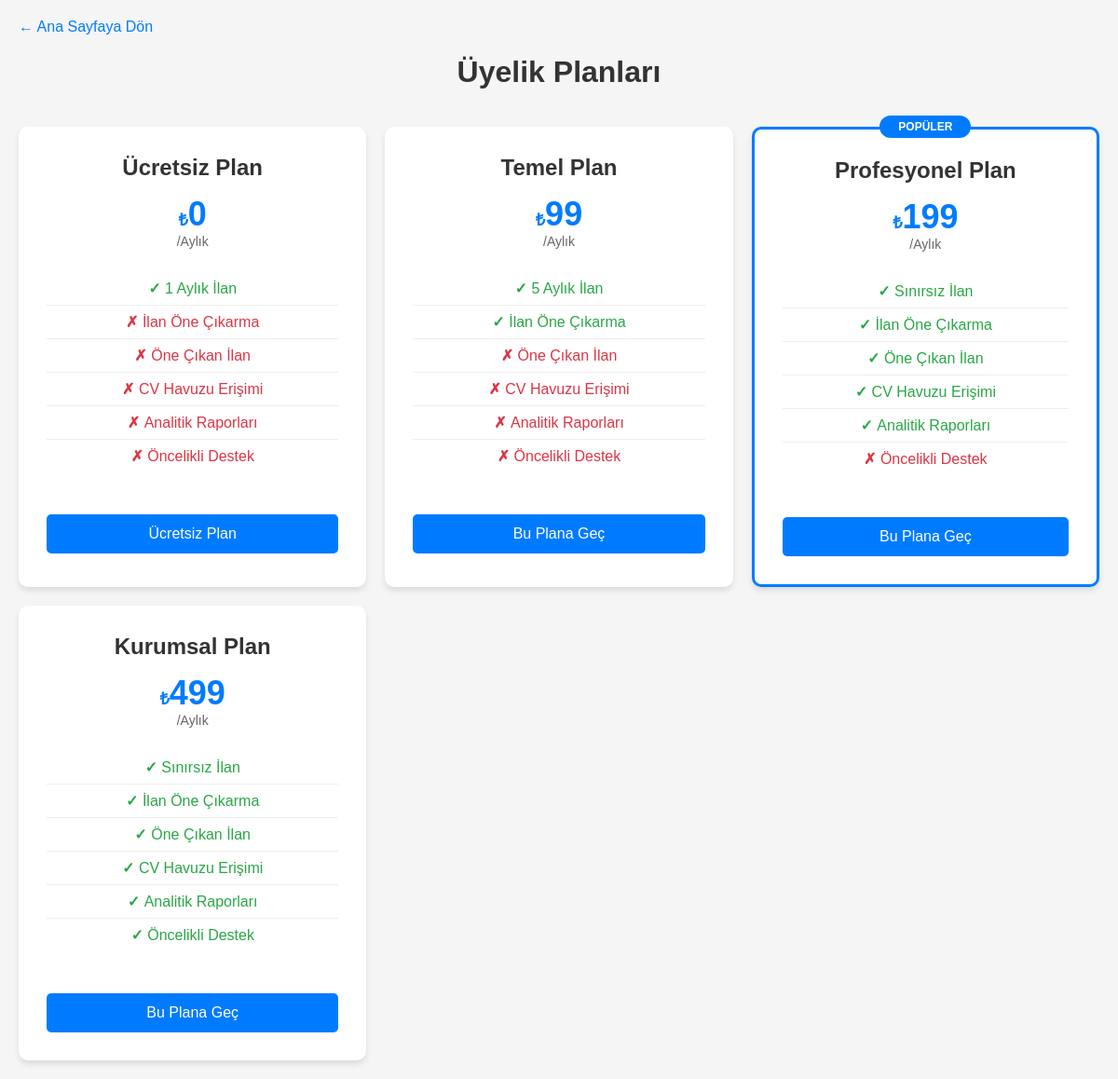
Screenshot of /memberships/plans/ (signed in) with the database file from the repository.
### apps/memberships/models.py (models this page shows, shortened)
class SubscriptionPlan(TimeStampedModel):
    PLAN_TYPE_CHOICES = (
        ('free', 'Ücretsiz'),
        ('basic', 'Temel'),
        ('pro', 'Profesyonel'),
        ('enterprise', 'Kurumsal'),
    )
    BILLING_CYCLE_CHOICES = (
        ('monthly', 'Aylık'),
        ('quarterly', '3 Aylık'),
        ('yearly', 'Yıllık'),
    )
    name = models.CharField(max_length=50, verbose_name='Plan Adı')
    plan_type = models.CharField(
        max_length=20,
        choices=PLAN_TYPE_CHOICES,
        unique=True,
        verbose_name='Plan Tipi'
    )
    price = models.DecimalField(
        max_digits=10,
        decimal_places=2,
        default=0,
        verbose_name='Fiyat'
    )
    billing_cycle = models.CharField(
        max_length=20,
        choices=BILLING_CYCLE_CHOICES,
        default='monthly',
        verbose_name='Faturalama Döngüsü'
    )
    max_job_posts = models.PositiveIntegerField(
        default=1,
        verbose_name='Maksimum İlan Sayısı'
    )
    can_highlight_jobs = models.BooleanField(
        default=False,
        verbose_name='İlan Öne Çıkarma'
    )
    can_feature_jobs = models.BooleanField(
        default=False,
        verbose_name='Öne Çıkan İlan'
    )
    cv_pool_access = models.BooleanField(
        default=False,
        verbose_name='CV Havuzu Erişimi'
    )
    priority_support = models.BooleanField(
        default=False,
        verbose_name='Öncelikli Destek'
    )
    analytics_access = models.BooleanField(
        default=False,
        verbose_name='Analitik Erişimi'
    )
    is_active = models.BooleanField(default=True, verbose_name='Aktif')
    sort_order = models.PositiveIntegerField(default=0, verbose_name='Sıralama')
    class Meta:
        verbose_name = 'Üyelik Planı'
        verbose_name_plural = 'Üyelik Planları'
        ordering = ['sort_order', 'price']

### apps/memberships/views.py (the view)
# urls.py: path('plans/', views.membership_plans, name='plans'),
def membership_plans(request):
    plans = SubscriptionPlan.objects.filter(is_active=True).order_by('sort_order', 'price')
    context = {
        'plans': plans,
        'current_user_plan': None
    }
    if request.user.is_authenticated:
        try:
            user_membership = UserMembership.objects.get(user=request.user)
            if user_membership.is_active():
                context['current_user_plan'] = user_membership.plan
        except UserMembership.DoesNotExist:
            pass
    return render(request, 'memberships/plans.html', context)

### templates/memberships/plans.html (shortened to what this page needs)
<!DOCTYPE html>
<html lang="tr">
<head>
</head>
<body>
    <div class="container">
        <div class="back-link">
            <a href="/">← Ana Sayfaya Dön</a>
        </div>
        <h1>Üyelik Planları</h1>
        <div class="plans-grid">
            {% for plan in plans %}
            <div class="plan-card {% if plan.plan_type == 'pro' %}featured{% endif %}">
                <h2 class="plan-name">{{ plan.name }}</h2>
                <div class="plan-price">
                    <span class="currency">₺</span>{{ plan.price|floatformat:0 }}
                    <div class="period">/{{ plan.get_billing_cycle_display }}</div>
                </div>
                <ul class="plan-features">
                    <li class="{% if plan.max_job_posts > 0 %}included{% else %}not-included{% endif %}">
                        {% if plan.max_job_posts >= 999 %}
                            Sınırsız İlan
                        {% else %}
                            {{ plan.max_job_posts }} Aylık İlan
                        {% endif %}
                    </li>
                    <li class="{% if plan.can_highlight_jobs %}included{% else %}not-included{% endif %}">
                        İlan Öne Çıkarma
                    </li>
                    <li class="{% if plan.can_feature_jobs %}included{% else %}not-included{% endif %}">
                        Öne Çıkan İlan
                    </li>
                    <li class="{% if plan.cv_pool_access %}included{% else %}not-included{% endif %}">
                        CV Havuzu Erişimi
                    </li>
                    <li class="{% if plan.analytics_access %}included{% else %}not-included{% endif %}">
                        Analitik Raporları
                    </li>
                    <li class="{% if plan.priority_support %}included{% else %}not-included{% endif %}">
                        Öncelikli Destek
                    </li>
                </ul>
                {% if user.is_authenticated %}
                    {% if current_user_plan and current_user_plan.id == plan.id %}
                        <button class="plan-button current">Mevcut Plan</button>
                    {% elif plan.plan_type != 'free' %}
                        <a href="{% url 'memberships:upgrade' plan.id %}">
                            <button class="plan-button">Bu Plana Geç</button>
                        </a>
                    {% else %}
                        <button class="plan-button" disabled>Ücretsiz Plan</button>
                    {% endif %}
                {% else %}
                    <a href="{% url 'auth:login' %}">
                        <button class="plan-button">Giriş Yapın</button>
                    </a>
                {% endif %}
            </div>
            {% endfor %}
        </div>
    </div>
</body>
</html>

### templates/memberships/plans.html (style rules this page uses)
body { font-family: Arial, sans-serif; margin: 0; padding: 20px; background: #f5f5f5; }
.container { max-width: 1200px; margin: 0 auto; }
h1 { text-align: center; color: #333; margin-bottom: 40px; }
.plans-grid { display: grid; grid-template-columns: repeat(auto-fit, minmax(280px, 1fr)); gap: 20px; }
.plan-card { background: white; border-radius: 10px; padding: 30px; box-shadow: 0 4px 6px rgba(0,0,0,0.1); text-align: center; position: relative; transition: transform 0.3s ease; }
.plan-card.featured { border: 3px solid #007bff; }
.plan-card.featured::before { content: "POPÜLER"; position: absolute; top: -15px; left: 50%; transform: translateX(-50%); background: #007bff; color: white; padding: 5px 20px; border-radius: 20px; font-size: 12px; font-weight: bold; }
.plan-name { font-size: 24px; font-weight: bold; color: #333; margin: 0 0 10px 0; }
.plan-price { font-size: 36px; font-weight: bold; color: #007bff; margin: 15px 0; }
.plan-price .currency { font-size: 18px; }
.plan-price .period { font-size: 14px; color: #666; font-weight: normal; }
.plan-features { list-style: none; padding: 0; margin: 25px 0; }
.plan-features li { padding: 8px 0; border-bottom: 1px solid #eee; color: #666; }
.plan-features li:last-child { border-bottom: none; }
.plan-features li.included { color: #28a745; }
.plan-features li.included::before { content: "✓ "; font-weight: bold; }
.plan-features li.not-included { color: #dc3545; }
.plan-features li.not-included::before { content: "✗ "; font-weight: bold; }
.plan-button { background: #007bff; color: white; border: none; padding: 12px 30px; border-radius: 5px; font-size: 16px; cursor: pointer; width: 100%; margin-top: 20px; }
.back-link { margin-bottom: 20px; }
.back-link a { color: #007bff; text-decoration: none; }

### rows the page displays
SubscriptionPlan: name "Ücretsiz Plan", price "0", billing_cycle "Aylık", max_job_posts "1", plan_type "Ücretsiz Plan"
SubscriptionPlan: name "Temel Plan", price "99", billing_cycle "Aylık", max_job_posts "5", plan_type "Bu Plana Geç"
SubscriptionPlan: name "Profesyonel Plan", price "199", billing_cycle "Aylık", max_job_posts "Sınırsız İlan", plan_type "Bu Plana Geç"
SubscriptionPlan: name "Kurumsal Plan", price "499", billing_cycle "Aylık", max_job_posts "Sınırsız İlan", plan_type "Bu Plana Geç"
